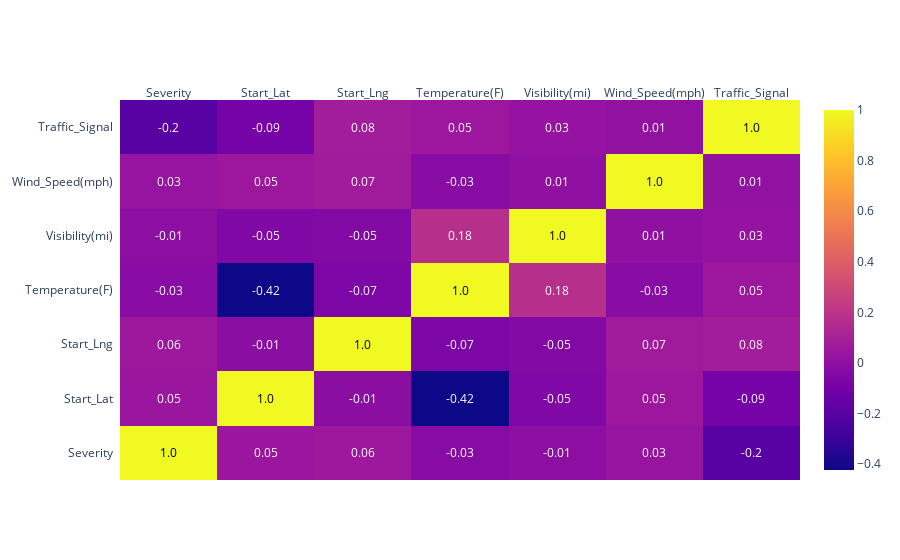

The notebook cell saved with this chart:
### Code cell
figure = ff.create_annotated_heatmap(
    z=corr_mat.values,
    x=list(corr_mat.columns),
    y=list(corr_mat.index),
    annotation_text=corr_mat.round(2).values,
    showscale=True)

figure

### Figure 1 — Plotly figure (JSON) as saved in the notebook; plotly's stock layout.template omitted (floating-point values rounded to 4 significant figures)
{"data": [{"colorscale": [[0, "#0d0887"], [0.1111, "#46039f"], [0.2222, "#7201a8"], [0.3333, "#9c179e"], [0.4444, "#bd3786"], [0.5556, "#d8576b"], [0.6667, "#ed7953"], [0.7778, "#fb9f3a"], [0.8889, "#fdca26"], [1, "#f0f921"]], "reversescale": false, "showscale": true, "type": "heatmap", "x": ["Severity", "Start_Lat", "Start_Lng", "Temperature(F)", "Visibility(mi)", "Wind_Speed(mph)", "Traffic_Signal"], "y": ["Severity", "Start_Lat", "Start_Lng", "Temperature(F)", "Visibility(mi)", "Wind_Speed(mph)", "Traffic_Signal"], "z": [[1.0, 0.04714, 0.0552, -0.02913, -0.006136, 0.03034, -0.1958], [0.04714, 1.0, -0.01367, -0.4227, -0.05345, 0.05238, -0.09474], [0.0552, -0.01367, 1.0, -0.06837, -0.04812, 0.06989, 0.08199], [-0.02913, -0.4227, -0.06837, 1.0, 0.1756, -0.02989, 0.05391], [-0.006136, -0.05345, -0.04812, 0.1756, 1, 0.007981, 0.02504], [0.03034, 0.05238, 0.06989, -0.02989, 0.007981, 1.0, 0.0102], [-0.1958, -0.09474, 0.08199, 0.05391, 0.02504, 0.0102, 1.0]]}], "layout": {"annotations": [{"font": {"color": "#000000"}, "showarrow": false, "text": "1.0", "x": "Severity", "xref": "x", "y": "Severity", "yref": "y"}, {"font": {"color": "#FFFFFF"}, "showarrow": false, "text": "0.05", "x": "Start_Lat", "xref": "x", "y": "Severity", "yref": "y"}, {"font": {"color": "#FFFFFF"}, "showarrow": false, "text": "0.06", "x": "Start_Lng", "xref": "x", "y": "Severity", "yref": "y"}, {"font": {"color": "#FFFFFF"}, "showarrow": false, "text": "-0.03", "x": "Temperature(F)", "xref": "x", "y": "Severity", "yref": "y"}, {"font": {"color": "#FFFFFF"}, "showarrow": false, "text": "-0.01", "x": "Visibility(mi)", "xref": "x", "y": "Severity", "yref": "y"}, {"font": {"color": "#FFFFFF"}, "showarrow": false, "text": "0.03", "x": "Wind_Speed(mph)", "xref": "x", "y": "Severity", "yref": "y"}, {"font": {"color": "#FFFFFF"}, "showarrow": false, "text": "-0.2", "x": "Traffic_Signal", "xref": "x", "y": "Severity", "yref": "y"}, {"font": {"color": "#FFFFFF"}, "showarrow": false, "text": "0.05", "x": "Severity", "xref": "x", "y": "Start_Lat", "yref": "y"}, {"font": {"color": "#000000"}, "showarrow": false, "text": "1.0", "x": "Start_Lat", "xref": "x", "y": "Start_Lat", "yref": "y"}, {"font": {"color": "#FFFFFF"}, "showarrow": false, "text": "-0.01", "x": "Start_Lng", "xref": "x", "y": "Start_Lat", "yref": "y"}, {"font": {"color": "#FFFFFF"}, "showarrow": false, "text": "-0.42", "x": "Temperature(F)", "xref": "x", "y": "Start_Lat", "yref": "y"}, {"font": {"color": "#FFFFFF"}, "showarrow": false, "text": "-0.05", "x": "Visibility(mi)", "xref": "x", "y": "Start_Lat", "yref": "y"}, {"font": {"color": "#FFFFFF"}, "showarrow": false, "text": "0.05", "x": "Wind_Speed(mph)", "xref": "x", "y": "Start_Lat", "yref": "y"}, {"font": {"color": "#FFFFFF"}, "showarrow": false, "text": "-0.09", "x": "Traffic_Signal", "xref": "x", "y": "Start_Lat", "yref": "y"}, {"font": {"color": "#FFFFFF"}, "showarrow": false, "text": "0.06", "x": "Severity", "xref": "x", "y": "Start_Lng", "yref": "y"}, {"font": {"color": "#FFFFFF"}, "showarrow": false, "text": "-0.01", "x": "Start_Lat", "xref": "x", "y": "Start_Lng", "yref": "y"}, {"font": {"color": "#000000"}, "showarrow": false, "text": "1.0", "x": "Start_Lng", "xref": "x", "y": "Start_Lng", "yref": "y"}, {"font": {"color": "#FFFFFF"}, "showarrow": false, "text": "-0.07", "x": "Temperature(F)", "xref": "x", "y": "Start_Lng", "yref": "y"}, {"font": {"color": "#FFFFFF"}, "showarrow": false, "text": "-0.05", "x": "Visibility(mi)", "xref": "x", "y": "Start_Lng", "yref": "y"}, {"font": {"color": "#FFFFFF"}, "showarrow": false, "text": "0.07", "x": "Wind_Speed(mph)", "xref": "x", "y": "Start_Lng", "yref": "y"}, {"font": {"color": "#FFFFFF"}, "showarrow": false, "text": "0.08", "x": "Traffic_Signal", "xref": "x", "y": "Start_Lng", "yref": "y"}, {"font": {"color": "#FFFFFF"}, "showarrow": false, "text": "-0.03", "x": "Severity", "xref": "x", "y": "Temperature(F)", "yref": "y"}, {"font": {"color": "#FFFFFF"}, "showarrow": false, "text": "-0.42", "x": "Start_Lat", "xref": "x", "y": "Temperature(F)", "yref": "y"}, {"font": {"color": "#FFFFFF"}, "showarrow": false, "text": "-0.07", "x": "Start_Lng", "xref": "x", "y": "Temperature(F)", "yref": "y"}, {"font": {"color": "#000000"}, "showarrow": false, "text": "1.0", "x": "Temperature(F)", "xref": "x", "y": "Temperature(F)", "yref": "y"}, {"font": {"color": "#FFFFFF"}, "showarrow": false, "text": "0.18", "x": "Visibility(mi)", "xref": "x", "y": "Temperature(F)", "yref": "y"}, {"font": {"color": "#FFFFFF"}, "showarrow": false, "text": "-0.03", "x": "Wind_Speed(mph)", "xref": "x", "y": "Temperature(F)", "yref": "y"}, {"font": {"color": "#FFFFFF"}, "showarrow": false, "text": "0.05", "x": "Traffic_Signal", "xref": "x", "y": "Temperature(F)", "yref": "y"}, {"font": {"color": "#FFFFFF"}, "showarrow": false, "text": "-0.01", "x": "Severity", "xref": "x", "y": "Visibility(mi)", "yref": "y"}, {"font": {"color": "#FFFFFF"}, "showarrow": false, "text": "-0.05", "x": "Start_Lat", "xref": "x", "y": "Visibility(mi)", "yref": "y"}, {"font": {"color": "#FFFFFF"}, "showarrow": false, "text": "-0.05", "x": "Start_Lng", "xref": "x", "y": "Visibility(mi)", "yref": "y"}, {"font": {"color": "#FFFFFF"}, "showarrow": false, "text": "0.18", "x": "Temperature(F)", "xref": "x", "y": "Visibility(mi)", "yref": "y"}, {"font": {"color": "#000000"}, "showarrow": false, "text": "1.0", "x": "Visibility(mi)", "xref": "x", "y": "Visibility(mi)", "yref": "y"}, {"font": {"color": "#FFFFFF"}, "showarrow": false, "text": "0.01", "x": "Wind_Speed(mph)", "xref": "x", "y": "Visibility(mi)", "yref": "y"}, {"font": {"color": "#FFFFFF"}, "showarrow": false, "text": "0.03", "x": "Traffic_Signal", "xref": "x", "y": "Visibility(mi)", "yref": "y"}, {"font": {"color": "#FFFFFF"}, "showarrow": false, "text": "0.03", "x": "Severity", "xref": "x", "y": "Wind_Speed(mph)", "yref": "y"}, {"font": {"color": "#FFFFFF"}, "showarrow": false, "text": "0.05", "x": "Start_Lat", "xref": "x", "y": "Wind_Speed(mph)", "yref": "y"}, {"font": {"color": "#FFFFFF"}, "showarrow": false, "text": "0.07", "x": "Start_Lng", "xref": "x", "y": "Wind_Speed(mph)", "yref": "y"}, {"font": {"color": "#FFFFFF"}, "showarrow": false, "text": "-0.03", "x": "Temperature(F)", "xref": "x", "y": "Wind_Speed(mph)", "yref": "y"}, {"font": {"color": "#FFFFFF"}, "showarrow": false, "text": "0.01", "x": "Visibility(mi)", "xref": "x", "y": "Wind_Speed(mph)", "yref": "y"}, {"font": {"color": "#000000"}, "showarrow": false, "text": "1.0", "x": "Wind_Speed(mph)", "xref": "x", "y": "Wind_Speed(mph)", "yref": "y"}, {"font": {"color": "#FFFFFF"}, "showarrow": false, "text": "0.01", "x": "Traffic_Signal", "xref": "x", "y": "Wind_Speed(mph)", "yref": "y"}, {"font": {"color": "#FFFFFF"}, "showarrow": false, "text": "-0.2", "x": "Severity", "xref": "x", "y": "Traffic_Signal", "yref": "y"}, {"font": {"color": "#FFFFFF"}, "showarrow": false, "text": "-0.09", "x": "Start_Lat", "xref": "x", "y": "Traffic_Signal", "yref": "y"}, {"font": {"color": "#FFFFFF"}, "showarrow": false, "text": "0.08", "x": "Start_Lng", "xref": "x", "y": "Traffic_Signal", "yref": "y"}, {"font": {"color": "#FFFFFF"}, "showarrow": false, "text": "0.05", "x": "Temperature(F)", "xref": "x", "y": "Traffic_Signal", "yref": "y"}, {"font": {"color": "#FFFFFF"}, "showarrow": false, "text": "0.03", "x": "Visibility(mi)", "xref": "x", "y": "Traffic_Signal", "yref": "y"}, {"font": {"color": "#FFFFFF"}, "showarrow": false, "text": "0.01", "x": "Wind_Speed(mph)", "xref": "x", "y": "Traffic_Signal", "yref": "y"}, {"font": {"color": "#000000"}, "showarrow": false, "text": "1.0", "x": "Traffic_Signal", "xref": "x", "y": "Traffic_Signal", "yref": "y"}], "xaxis": {"dtick": 1, "gridcolor": "rgb(0, 0, 0)", "side": "top", "ticks": ""}, "yaxis": {"dtick": 1, "ticks": "", "ticksuffix": "  "}}}
